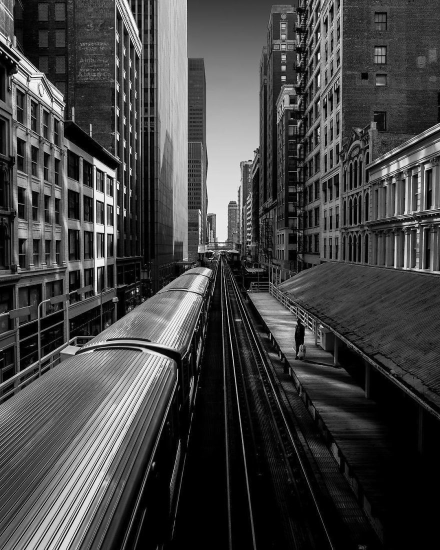
%> input picture lab2/1/Img2_07_1.jpg, 880 x 1100 px (shown at 1/2 size)
$ octave lab2_1.m   (GNU Octave 9; MATLAB toolbox functions it lacks are replaced by stand-ins)
%> lines starting %> are read from the running program, lines starting %| are printed output that depends on the picture
%% Загрузка изображения
inputImagePath = 'Img2_07_1.jpg';
originalGrayImage = im2double(rgb2gray(imread(inputImagePath)));
%> originalGrayImage: size 1100x880 double; min 0, max 1, mean 0.264
[height, width, ~] = size(originalGrayImage);
%> height = 1100; width = 880

%% Генерация неравномерной засветки (градиент по вертикали)
% Создание матрицы засветки, увеличивающейся снизу вверх
baseRowVector = ones(1, width);
shadingMatrix = zeros(height, width);

for currentRow = 1:height
	intensityFactor = (height - currentRow + 1)^2; % Квадратичный градиент
	shadingMatrix(currentRow, :) = intensityFactor * baseRowVector;
end
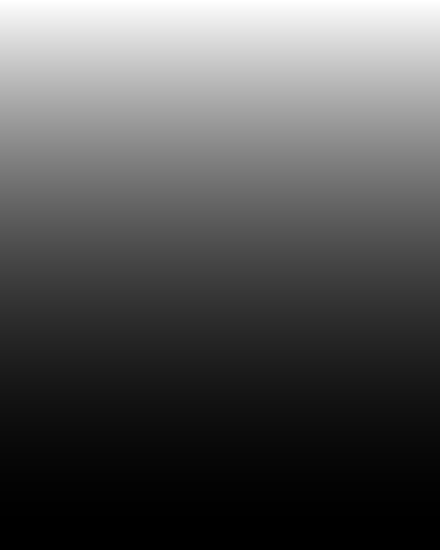
%> shadingMatrix: size 1100x880 double (shown at 1/2 size); min 1, max 1210000, mean 403883.5; drawn with min black and max white

% Нормализация матрицы засветки
shadingMatrix = shadingMatrix / max(shadingMatrix(:));

% Применение засветки к исходному изображению
shadedImage = originalGrayImage .* shadingMatrix;
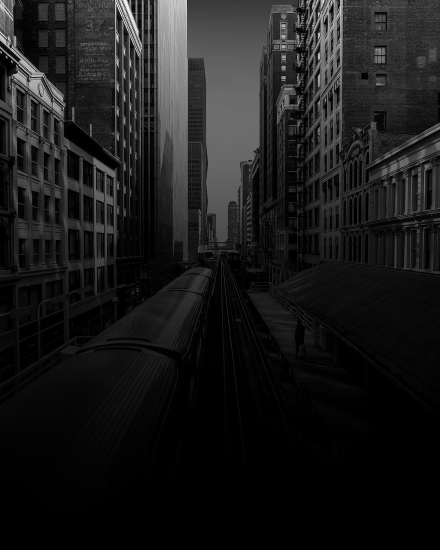
%> shadedImage: size 1100x880 double (shown at 1/2 size); min 0, max 1, mean 0.106
% Нормализация затененного изображения
shadedImage = shadedImage / max(shadedImage(:));

%% Восстановление изображения с помощью коррекции неравномерной засветки
% Подбор параметра sigma для функции imflatfield
sigma = 130;
correctedImage = imflatfield(shadedImage, sigma);
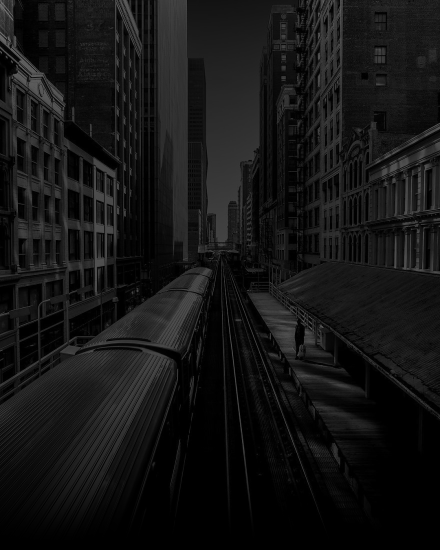
%> correctedImage: size 1100x880 double (shown at 1/2 size); min 0, max 0.514, mean 0.0813

%% Сохранение всех изображений
resultsFolder = './results/';

imwrite(originalGrayImage, fullfile(resultsFolder, 'original_image.png'));
imwrite(shadingMatrix, fullfile(resultsFolder, 'shading_matrix.png'));
imwrite(shadedImage, fullfile(resultsFolder, 'shaded_image.png'));
imwrite(correctedImage, fullfile(resultsFolder, 'corrected_image.png'));
